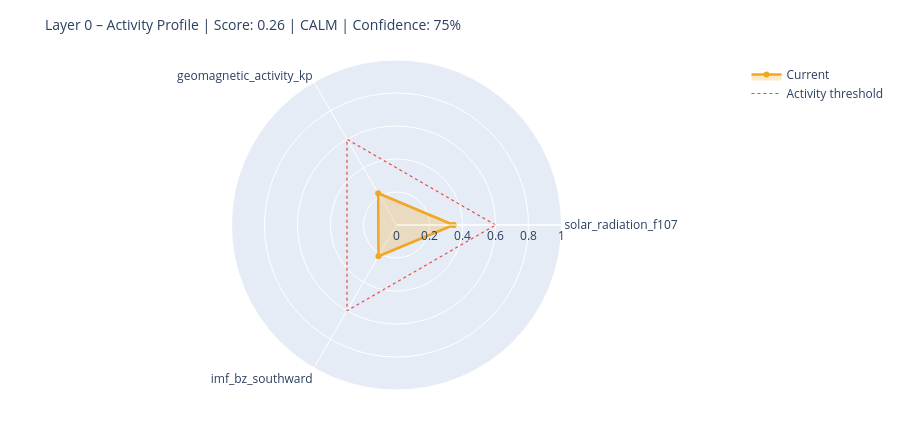

The cell this chart's notebook holds for it:
### Markdown cell above
---
## 6. State Assessment & Handoff to Layer 1

### Code cell
# ============================================================
# STEP 1 – Collect raw values with source modes
# Mode: 'primary' | 'fallback_3h' | 'last_valid' | 'missing'
# ============================================================

def safe_last(df, col):
    if df is None or col not in df.columns: return None
    s = df[col].dropna()
    return float(s.iloc[-1]) if not s.empty else None

f107_now = safe_last(df_f107, 'f10.7')
bz_now   = safe_last(df_mag,  'bz_gsm')
kp_now   = safe_last(df_kp,   'kp')
sw_now   = safe_last(df_sw,   'speed')

source_modes = {
    'F10.7':    'primary'  if f107_now is not None else 'missing',
    'Kp':       'primary'  if kp_now   is not None else 'missing',
    'IMF_Bz':   'primary'  if bz_now   is not None else 'missing',
    'SW_speed': 'primary'  if sw_now   is not None else 'missing',
}

# Kp Fallback – 3h endpoint
if kp_now is None:
    try:
        r = requests.get(
            'https://services.swpc.noaa.gov/json/noaa-planetary-k-index.json',
            timeout=10)
        r.raise_for_status()
        fb = pd.DataFrame(r.json())
        tc = next((c for c in fb.columns if 'time' in c.lower()), fb.columns[0])
        kc = next((c for c in fb.columns if 'kp' in c.lower() and c != tc), None)
        if kc:
            fb[kc] = fb[kc].astype(str).str.extract(r'([0-9]+(?:\.[0-9]*)?)')[0]
            fb[kc] = pd.to_numeric(fb[kc], errors='coerce')
            fb = fb[fb[kc] >= 0].dropna(subset=[kc])
            if not fb.empty:
                kp_now = float(fb[kc].iloc[-1])
                source_modes['Kp'] = 'fallback_3h'
                print(f'  Kp fallback (3h): {kp_now:.1f}')
    except Exception as e:
        print(f'  Kp fallback failed: {e}')

# Solar Wind Fallback – last valid value
if sw_now is None and df_sw is not None and 'speed' in df_sw.columns:
    s = df_sw['speed'].dropna()
    if not s.empty:
        sw_now = float(s.iloc[-1])
        source_modes['SW_speed'] = 'last_valid'
        print(f'  SW fallback (last_valid): {sw_now:.0f} km/s')

print()
print('Source modes:', source_modes)

# ============================================================
# STEP 2 – Score from available components only
# ============================================================

def norm(v, lo, hi):
    if v is None: return None
    return max(0.0, min(1.0, (v - lo) / (hi - lo)))

COMPONENTS = {
    'solar_radiation_f107':    (f107_now, norm(f107_now, 60, 250)),
    'geomagnetic_activity_kp': (kp_now,   norm(kp_now,   0,   9)),
    'imf_bz_southward':        (bz_now,   norm(-(bz_now or 0) if bz_now else None, -5, 30)
                                           if bz_now is not None else None),
    'solar_wind_speed':        (sw_now,   norm(sw_now, 300, 800)),
}

available   = {k: v[1] for k, v in COMPONENTS.items() if v[1] is not None}
unavailable = [k for k, v in COMPONENTS.items() if v[1] is None]

layer0_score = round(sum(available.values()) / len(available), 4) if available else None
confidence   = round(len(available) / len(COMPONENTS), 2)

level = ('unknown'  if layer0_score is None
         else 'calm'     if layer0_score < 0.3
         else 'moderate' if layer0_score < 0.6
         else 'active')

# ============================================================
# STEP 3 – Dominant Driver
# ============================================================

def dominant_driver(kp, f107, bz, sw):
    candidates = []
    if kp   is not None and kp   >= 4:   candidates.append(('geomagnetic',    kp / 9))
    if sw   is not None and sw   >= 500:  candidates.append(('solar_wind',     sw / 800))
    if bz   is not None and bz   <= -5:   candidates.append(('imf_southward',  abs(bz) / 30))
    if f107 is not None and f107 >= 150:  candidates.append(('solar_radiation',f107 / 250))
    return max(candidates, key=lambda x: x[1])[0] if candidates else 'none'

driver = dominant_driver(kp_now, f107_now, bz_now, sw_now)

# ============================================================
# STEP 4 – Downstream expectations
# ============================================================

def downstream_expectation(driver, score, kp, bz, f107):
    exp = {
        'magnetosphere':        'calm',
        'ionosphere':           'calm',
        'schumann_resonance':   'unchanged',
        'lithosphere_currents': 'low',
    }
    if driver == 'geomagnetic' or (kp and kp >= 5):
        exp['magnetosphere']        = 'compressed / storm'
        exp['ionosphere']           = 'elevated disturbance (TEC variability)'
        exp['schumann_resonance']   = 'elevated amplitude possible'
        exp['lithosphere_currents'] = 'elevated induction currents'
    elif driver == 'imf_southward' or (bz and bz <= -5):
        exp['magnetosphere']        = 'energy coupling active'
        exp['ionosphere']           = 'elevated electron density possible'
        exp['schumann_resonance']   = 'slight modulation possible'
    elif driver == 'solar_radiation' or (f107 and f107 >= 150):
        exp['ionosphere']           = 'elevated ionization (F-layer)'
        exp['schumann_resonance']   = 'slightly elevated background activity'
    return exp

downstream = downstream_expectation(driver, layer0_score, kp_now, bz_now, f107_now)

# ============================================================
# CONSOLE OUTPUT
# ============================================================

W = 58
print('=' * W)
print('LAYER 0 – STATE ASSESSMENT')
print('=' * W)
for name, (raw_v, score_v) in COMPONENTS.items():
    if score_v is not None:
        bar = '█' * int(score_v * 20) + '░' * (20 - int(score_v * 20))
        print(f'  {name:<35}  {bar}  {score_v:.2f}')
    else:
        print(f'  {name:<35}  {"─" * 20}  n/a')
print('-' * W)
print(f'  Score ({len(available)}/{len(COMPONENTS)} components):  {layer0_score:.3f}')
print(f'  Confidence:         {confidence:.0%}')
print(f'  Level:              {level.upper()}')
print(f'  Dominant Driver:    {driver}')

# Radar chart
cats = list(available.keys())
vals = list(available.values())
if len(cats) >= 3:
    fig = go.Figure()
    fig.add_trace(go.Scatterpolar(
        r=vals + [vals[0]], theta=cats + [cats[0]],
        fill='toself', fillcolor='rgba(242,166,35,0.25)',
        line=dict(color='#F2A623', width=2.5), name='Current'
    ))
    fig.add_trace(go.Scatterpolar(
        r=[0.6] * (len(cats) + 1), theta=cats + [cats[0]],
        line=dict(color='#E24B4A', dash='dot', width=1.2),
        mode='lines', name='Activity threshold'
    ))
    fig.update_layout(
        title=dict(text=f'Layer 0 – Activity Profile | Score: {layer0_score:.2f} | {level.upper()} | Confidence: {confidence:.0%}',
                   font=dict(size=14)),
        polar=dict(radialaxis=dict(visible=True, range=[0, 1])),
        height=430, showlegend=True,
        margin=dict(l=60, r=60, t=60, b=40)
    )
    fig.show()

### Figure 1 — Plotly figure (JSON) as saved in the notebook; plotly's stock layout.template omitted (floating-point values rounded to 4 significant figures)
{"data": [{"fill": "toself", "fillcolor": "rgba(242,166,35,0.25)", "line": {"color": "#F2A623", "width": 2.5}, "name": "Current", "r": [0.3457, 0.2222, 0.2189, 0.3457], "theta": ["solar_radiation_f107", "geomagnetic_activity_kp", "imf_bz_southward", "solar_radiation_f107"], "type": "scatterpolar"}, {"line": {"color": "#E24B4A", "dash": "dot", "width": 1.2}, "mode": "lines", "name": "Activity threshold", "r": [0.6, 0.6, 0.6, 0.6], "theta": ["solar_radiation_f107", "geomagnetic_activity_kp", "imf_bz_southward", "solar_radiation_f107"], "type": "scatterpolar"}], "layout": {"height": 430, "margin": {"b": 40, "l": 60, "r": 60, "t": 60}, "polar": {"radialaxis": {"range": [0, 1], "visible": true}}, "showlegend": true, "title": {"font": {"size": 14}, "text": "Layer 0 – Activity Profile | Score: 0.26 | CALM | Confidence: 75%"}}}
